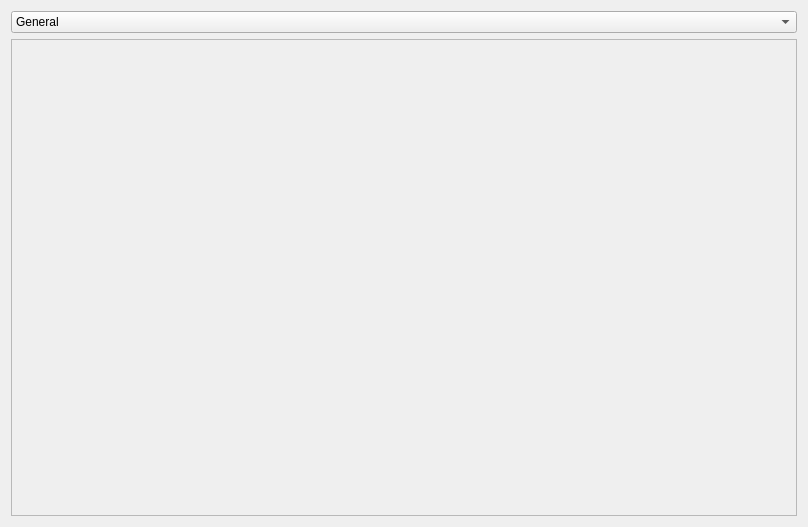
<?xml version="1.0" encoding="UTF-8"?>
<ui version="4.0">
 <class>ChartsBrowser</class>
 <widget class="QDialog" name="ChartsBrowser">
  <property name="geometry">
   <rect>
    <x>0</x>
    <y>0</y>
    <width>808</width>
    <height>527</height>
   </rect>
  </property>
  <property name="windowTitle">
   <string>Navegador de Graficos</string>
  </property>
  <layout class="QVBoxLayout" name="verticalLayout_2">
   <item>
    <layout class="QVBoxLayout" name="layout">
     <item>
      <widget class="QComboBox" name="bakeriesList">
       <item>
        <property name="text">
         <string>General</string>
        </property>
       </item>
      </widget>
     </item>
     <item>
      <widget class="QScrollArea" name="scrollArea">
       <property name="widgetResizable">
        <bool>true</bool>
       </property>
       <widget class="QWidget" name="scrollAreaContents">
        <property name="geometry">
         <rect>
          <x>0</x>
          <y>0</y>
          <width>786</width>
          <height>471</height>
         </rect>
        </property>
       </widget>
      </widget>
     </item>
    </layout>
   </item>
  </layout>
 </widget>
 <layoutdefault spacing="6" margin="11"/>
 <resources/>
 <connections/>
</ui>
